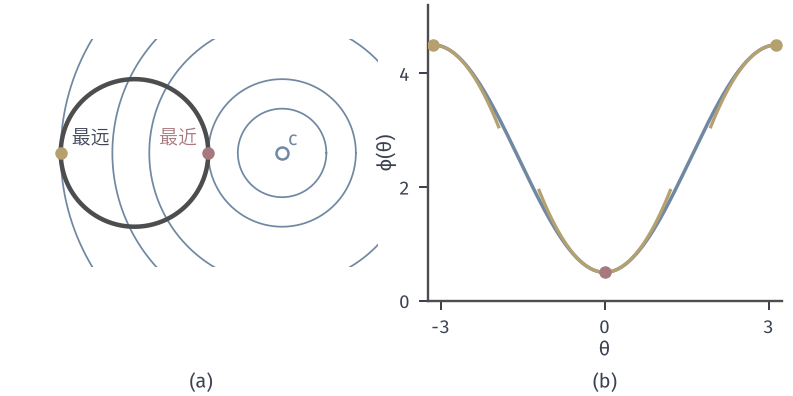

Reproduce this figure in Python.
from pathlib import Path
import sys
sys.path.insert(0, str(Path(__file__).resolve().parents[1]/"kkt-common"))
from kkt_fig import *
HERE = Path(__file__).resolve().parent
# min 1/2||x-(2,0)||^2 on unit circle. (a) geometry. (b) phi(theta)=5/2-2cos(theta) with osculating parabolas of curvature 2, -2.
fig, axes = figure(width_mm=112, height_mm=56, ncols=2)
panels(fig, .03, .985, .985, .24, .14)
a, b = axes
off(a, (-1.5, 3.3), (-1.55, 1.55))
th = np.linspace(0, 2*np.pi, 400); a.plot(np.cos(th), np.sin(th), color=EDGE, lw=1.8, zorder=3)
for r in (.6, 1.0, 1.8, 2.3, 3.0): a.plot(2+r*np.cos(th), r*np.sin(th), color=BLUE, lw=.7, zorder=1)
a.set_xlim(-1.5, 3.3); a.set_ylim(-1.55, 1.55)
hollow(a, (2, 0), BLUE); dot(a, (1, 0)); dot(a, (-1, 0), YELLOW)
a.text(2.08, .1, '$c$', color=BLUE, fontsize=8); a.text(.85, .12, '最近', color=RED, fontsize=7.5, ha='right'); a.text(-.85, .12, '最远', color=INK, fontsize=7.5)
s = np.linspace(-np.pi, np.pi, 400); b.plot(s, 2.5-2*np.cos(s), color=BLUE, lw=1.4)
near = np.linspace(-1.2, 1.2, 80); b.plot(near, .5+near**2, color=YELLOW, lw=1.3)
far = np.linspace(np.pi-1.2, np.pi, 40); b.plot(far, 4.5-(far-np.pi)**2, color=YELLOW, lw=1.3); b.plot(-far, 4.5-(far-np.pi)**2, color=YELLOW, lw=1.3)
setup(b, (-np.pi-.1, np.pi+.1), (0, 5.2), [-3, 0, 3], [0, 2, 4], xl='$\\theta$', yl='$\\phi(\\theta)$', equal=False)
dot(b, (0, .5)); dot(b, (np.pi, 4.5), YELLOW); dot(b, (-np.pi, 4.5), YELLOW)
tags(fig, axes, y=.01)
save(fig, HERE, 'figure', {'phi': '5/2-2cos(theta)', 'curvatures': [2, -2]})
